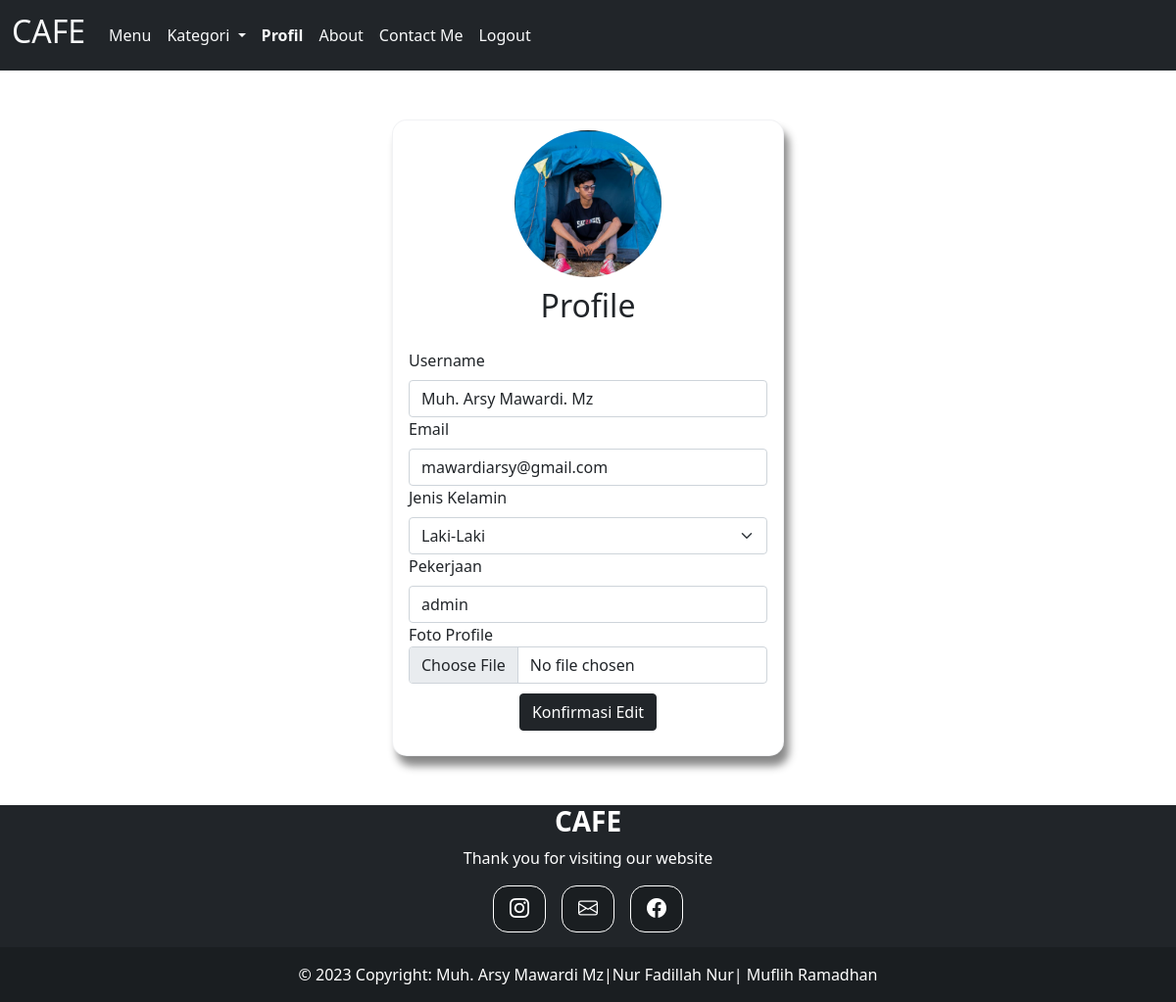
The app's page /user/editprofiluser.php?id=60900121050 (signed in) with its own data.
### tables this page shows
CREATE TABLE `user` (
  `id` varchar(30) NOT NULL,
  `username` varchar(50) NOT NULL,
  `email` varchar(50) NOT NULL,
  `jeniskelamin` enum('Laki-Laki','Perempuan','','') NOT NULL,
  `pekerjaan` varchar(50) NOT NULL,
  `password_user` varchar(50) NOT NULL,
  `thumbnail` varchar(255) NOT NULL,
  `level_user` varchar(15) NOT NULL
);

### user/editprofiluser.php (the view, shortened to what this page needs)
<?php
if (isset($_GET['id'])) {
include "../koneksi.php";
$id = $_GET['id'];
$query = mysqli_query($koneksi, "SELECT * FROM user WHERE
id='$id'");
$data = mysqli_fetch_array($query);
?>
<!DOCTYPE html>
<html lang="en">
    <head>
        <link rel="stylesheet" href="../css/bootstrap.min.css">
            <link rel="stylesheet" href="https://cdn.jsdelivr.net/npm/bootstrap-icons@1.8.1/font/bootstrap-icons.css">
    </head>
<body>
<nav class="navbar navbar-expand-lg navbar-light bg-dark ">
        <div class="container-fluid">
          <a class="navbar-brand text-light" href="#"><h2>CAFE</h2></a>
          <div class="collapse navbar-collapse" id="navbarNav">
            <ul class="navbar-nav justify-content-center">
              <li class="nav-item">
                <a class="nav-link text-light" href="indexuser.php">Menu</a>
              </li>
              <li class="nav-item dropdown">
               <a class="nav-link dropdown-toggle nav-link text-light" href="#" id="navbarDropdownMenuLink" role="button" data-bs-toggle="dropdown" aria-expanded="false">
               Kategori
          </a>
              </li>
              <li class="nav-item">
                <a class="nav-link text-light fw-bold" href="indexprofil.php">Profil</a>
              </li>
              <li class="nav-item">
                <a class="nav-link text-light" href="aboutpageuser.php">About</a>
              </li>
              <li class="nav-item">
                <a class="nav-link text-light" href="../contactpage.php">Contact Me</a>
              </li>
              <li class="nav-item">
                <a class="nav-link text-light" href="../logout.php">Logout</a>
              </li>
            </ul>
          </div>
        </div>
      </nav>
    <div class="container" style="height:750px;">
    <div class="card" style="height:650px; margin-top:50px; width:400px;">
         <center> <img  src="../images/<?= $data['thumbnail'] ?>"class="card-img-top" alt="" style="border-radius:50%; width:150px; height:150px; margin:10px;" ></center>
         <h2 style="text-align:center;">Profile</h2>
        <div class="card-body">
           <form action="editproccesprofiluser.php" method="post" enctype="multipart/form-data" >
                <label for="username" class="form-label">Username</label>
                   <input type="text" name="username" id="username" class="form-control" value="<?= $data['username']?>">
                <label for="email" class="form-label">Email</label>
                  <input type="email" name="email" id="email" class="form-control" value="<?= $data['email']?>">
                <label for="jeniskelamin" class="form-label">Jenis Kelamin</label>
                  <select name="jeniskelamin" id="jeniskelamin" class="form-select">
                                        <option
                                            value="Laki-Laki"
                                            <?= $data['jeniskelamin'] == "Laki-Laki" ? "Pilih" : "" ?>>Laki-Laki</option>
                  </select>
                <label for="pekerjaan" class="form-label">Pekerjaan</label>
                  <input type="text" name="pekerjaan" id="pekerjaan" class="form-control" value="<?= $data['pekerjaan']?>">
                <label for="thumbnail" class="Thumbnail">Foto Profile</label>
                  <input type="file" name="thumbnail" id="thumbnail" class="form-control">
                <div class="text-center" style="margin-top:10px;">
                  <button type="submit" name="edit" class="btn btn-dark">Konfirmasi Edit</button>
                </div>
                </form>
        </div>
    </div>
</div>
<?php
include "../footer.php";
?>
</body>
</html>
<?php
}
?>

### user/editprofiluser.php (style rules this page uses)
.container { display: flex; justify-content: center; flex-direction: row; }
.card { box-shadow: 5px 10px 8px #888888; border-radius: 15px; border: 1px solid rgba(209, 213, 219, 0.3); width:350px; }

### records on screen
user: thumbnail (picture), username "Muh. Arsy Mawardi. Mz", email "mawardiarsy@gmail.com", pekerjaan "admin"
